Frame 1 (no input): blank canvas, image omitted
Frame 60 (no input): blank canvas, image omitted
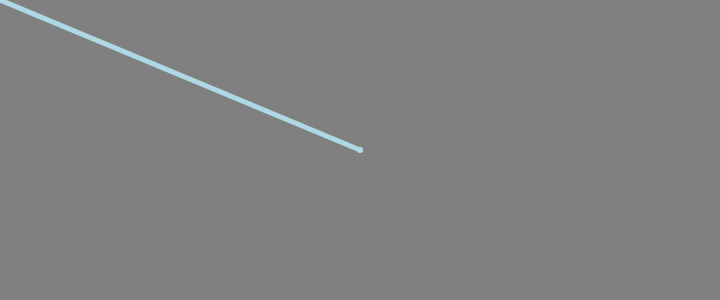
Frame 120 (the mouse pressed at the canvas centre since frame 60)

The p5.js sketch whose frames 1 and 60 were blank and that drew this single picture after the mouse press (run headless with seeded random() and noise() and a simulated clock; from frame 60 on, the mouse is pressed at the canvas centre):

// p5.js sketch
// ── sketch.js
var colourPicker; // function scope
let strokeWeightSlider;
var bgColourPicker;
var brushTypeRadio; // New GUI element

function setup() {
    createCanvas(720, 300);
    colourPicker = createColorPicker('lightblue');
    
    strokeWeightSlider = createSlider(1, 10, 5, 1);
    
    bgColourPicker = createColorPicker('grey'); 
    
    var bgColorButton = createButton('Refresh');
    bgColorButton.mousePressed(repaint);
    bgColourPicker.changed(repaint); 

    brushTypeRadio = createRadio();
    brushTypeRadio.option('line', 'Line');
    brushTypeRadio.option('circle', 'Circle');
    brushTypeRadio.selected('line'); 

    background(bgColourPicker.value());
}

function draw() {
    strokeWeight(strokeWeightSlider.value());
    stroke(colourPicker.value());   

    if (mouseIsPressed) {
        if (brushTypeRadio.value() === 'line') {
            line(mouseX, mouseY, pmouseX, pmouseY);
        } else if (brushTypeRadio.value() === 'circle') {
            ellipse(mouseX, mouseY, strokeWeightSlider.value() * 2);
        }
    }
}

function repaint() {
    background(bgColourPicker.value());
}

// New: Clear canvas when 'C' is pressed
function keyPressed() {
    if (key === 'C' || key === 'c') {
        background(bgColourPicker.value());
    }
}
